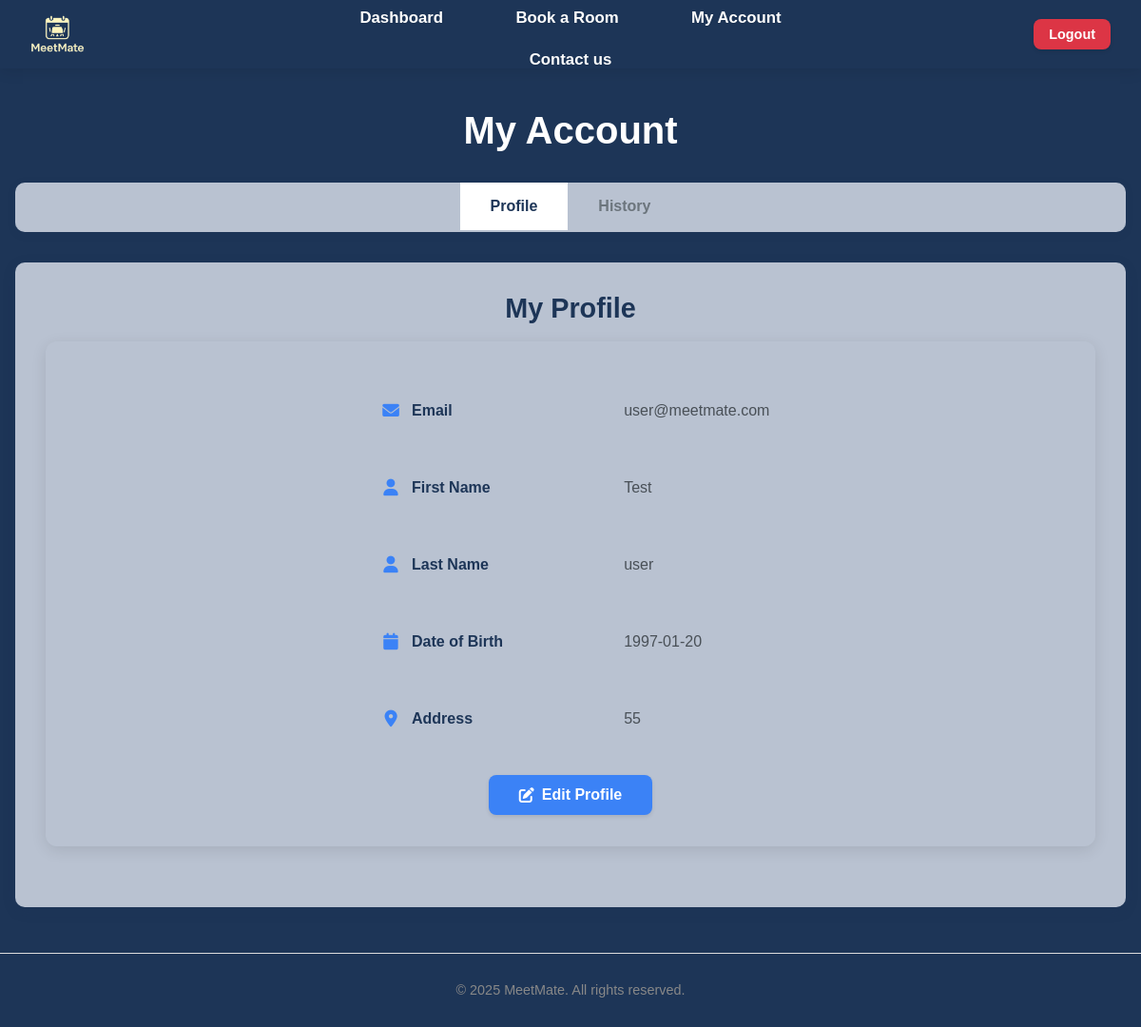
The app's page /my_account (signed in), older data.
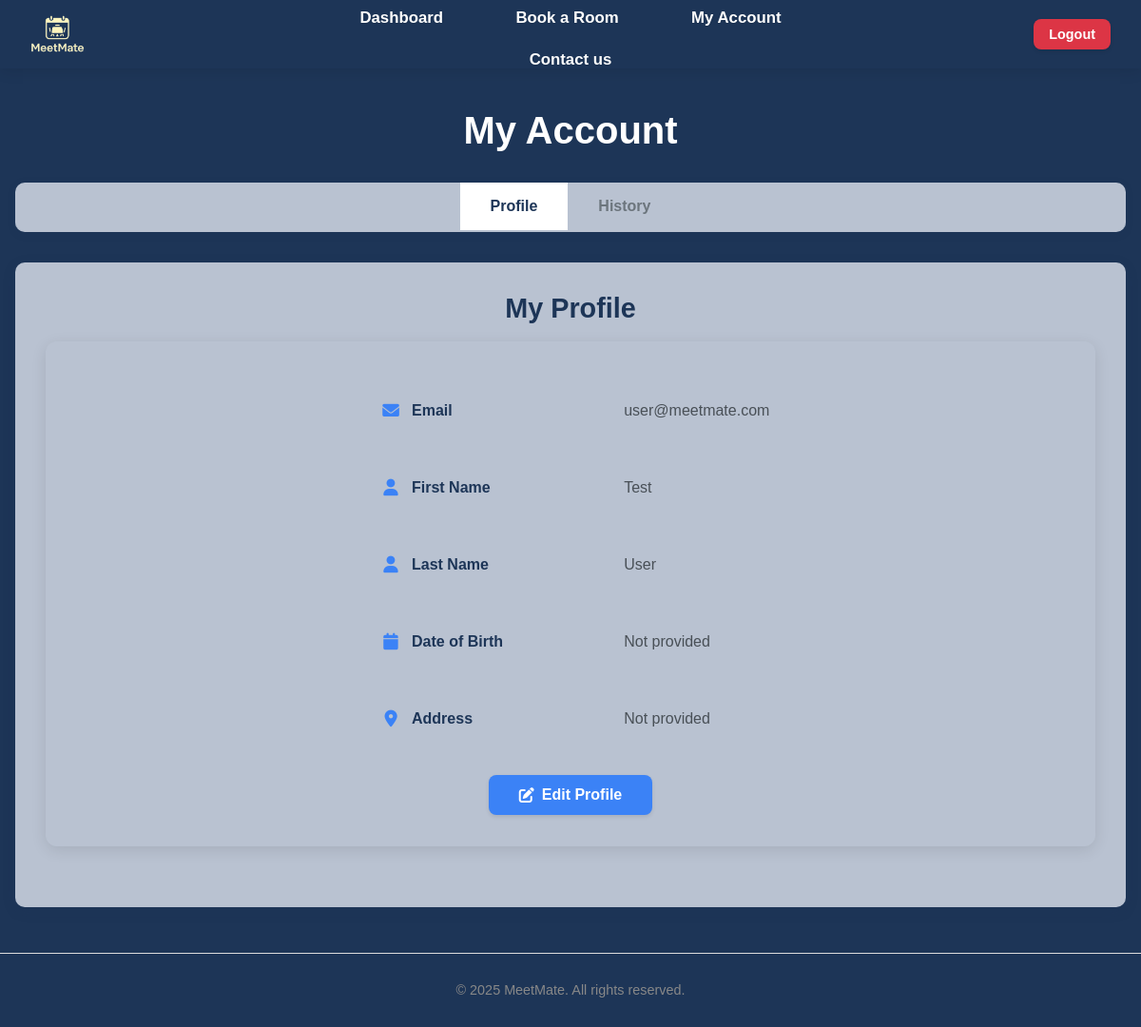
The same page, newer data.
### tables this page shows
CREATE TABLE users (
                id INTEGER PRIMARY KEY AUTOINCREMENT,
                username TEXT NOT NULL UNIQUE,
                email TEXT NOT NULL UNIQUE,
                password TEXT NOT NULL,
                firstname TEXT,
                lastname TEXT,
                dob TEXT,
                address TEXT,
                role TEXT DEFAULT 'user'
            );

### app.py (the view, shortened to what this page needs)
@app.route('/my_account', methods=['GET', 'POST'])
@login_required
def my_account():
    connection = get_database_connection()
    cursor = connection.cursor()
    user_id = session['user_id']
    user = get_user_by_id(user_id)
    if not user:
        flash('User not found', 'error')
        return redirect(url_for('logout'))
    now = datetime.now()
    current_date = now.date()
    current_time = now.time()
    from datetime import date, timedelta
    today = date.today()
    today_str = today.strftime('%Y-%m-%d')
    today_date = today.strftime('%B %d, %Y')
    tomorrow = today + timedelta(days=1)
    next_week = today + timedelta(days=7)
    tomorrow_str = tomorrow.strftime('%Y-%m-%d')
    next_week_str = next_week.strftime('%Y-%m-%d')
    cursor.execute('''
        SELECT
            b.id,
            b.date,
            b.time_start,
            b.time_end,
            b.notes,
            r.name as room_name,
            r.location as room_location
        FROM bookings b
        JOIN rooms r ON b.room_id = r.id
        WHERE b.user_id = ? AND b.date = ?
        ORDER BY b.time_start
    ''', (user_id, today_str))
    user_today_bookings = []
    for row in cursor.fetchall():
        booking = dict(row)
        booking_date = date.fromisoformat(booking['date'])
        booking_start_time = time.fromisoformat(booking['time_start'] + ':00' if len(booking['time_start']) == 5 else booking['time_start'])
        if booking_date == current_date:
            booking['can_cancel'] = current_time < booking_start_time
            booking['status'] = 'Complete' if current_time >= booking_start_time else None
        else:
            booking['can_cancel'] = True
            booking['status'] = None
        user_today_bookings.append(booking)
    cursor.execute('''
        SELECT
            b.id,
            b.date,
            b.time_start,
            b.time_end,
            b.notes,
            r.name as room_name,
            r.location as room_location
        FROM bookings b
        JOIN rooms r ON b.room_id = r.id
        WHERE b.user_id = ? AND b.date >= ? AND b.date <= ?
        ORDER BY b.date, b.time_start
        LIMIT 10
    ''', (user_id, tomorrow_str, next_week_str))
    user_upcoming_bookings = []
    for row in cursor.fetchall():
        booking = dict(row)
        booking_date = date.fromisoformat(booking['date'])
        booking['formatted_date'] = booking_date.strftime('%a, %b %d')
        booking['can_cancel'] = True
        booking['status'] = None
        user_upcoming_bookings.append(booking)
    user_bookings = get_user_bookings(user_id)
    for booking in user_bookings:
        booking_date = date.fromisoformat(booking['date'])
        booking_start_time = time.fromisoformat(booking['time_start'] + ':00' if len(booking['time_start']) == 5 else booking['time_start'])
        if booking_date > current_date:
            booking['can_cancel'] = True
            booking['status'] = 'Confirmed'
        elif booking_date == current_date:
            booking['can_cancel'] = current_time < booking_start_time
            booking['status'] = 'Complete' if current_time >= booking_start_time else 'Confirmed'
        else:
            booking['can_cancel'] = False
            booking['status'] = 'Complete'
    connection.close()
    return render_template('my_account.html',
                         user=user,
                         today_date=today_date,
                         user_today_bookings=user_today_bookings,
                         user_upcoming_bookings=user_upcoming_bookings,
                         bookings=user_bookings)

### app.py (called while the page is built)
def get_database_path():
    app_directory = app.root_path
    instance_directory = os.path.join(app_directory, 'instance')
    os.makedirs(instance_directory, exist_ok=True)
    database_path = os.path.join(instance_directory, 'meetmate.db')
    return database_path

def get_database_connection():
    db_path = get_database_path()
    connection = sqlite3.connect(db_path)
    connection.row_factory = sqlite3.Row
    return connection

def get_user_by_id(user_id):
    connection = get_database_connection()
    cursor = connection.cursor()
    cursor.execute("SELECT * FROM users WHERE id = ?", (user_id,))
    user = cursor.fetchone()
    connection.close()
    if user:
        return dict(user)
    return None

### templates/my_account.html (shortened to what this page needs)
{% extends "base.html" %}
{% block content %}
<div class="admin-dashboard">
    <h1>My Account</h1>
      <div class="admin-tabs">
        <button class="tab-btn active" data-tab="profile-tab">Profile</button>
        <button class="tab-btn" data-tab="history-tab">History</button>
    </div>      <div class="tab-content">
        <div id="profile-tab" class="tab-pane active">
            <div class="section-header">
                <h2>My Profile</h2>
            </div>
            <div class="profile-v2-container">
                <div id="profile-view-mode" class="profile-view-mode">
                    <div class="profile-field-row">
                        <div class="profile-field-label">
                            <i class="fas fa-envelope"></i>
                            <span>Email</span>
                        </div>
                        <div class="profile-field-value">
                            <span>{{ user.email }}</span>
                        </div>
                    </div>
                    <div class="profile-field-row">
                        <div class="profile-field-label">
                            <i class="fas fa-user"></i>
                            <span>First Name</span>
                        </div>
                        <div class="profile-field-value">
                            <span>{{ user.firstname or 'Not provided' }}</span>
                        </div>
                    </div>
                    <div class="profile-field-row">
                        <div class="profile-field-label">
                            <i class="fas fa-user"></i>
                            <span>Last Name</span>
                        </div>
                        <div class="profile-field-value">
                            <span>{{ user.lastname or 'Not provided' }}</span>
                        </div>
                    </div>
                    <div class="profile-field-row">
                        <div class="profile-field-label">
                            <i class="fas fa-calendar"></i>
                            <span>Date of Birth</span>
                        </div>
                        <div class="profile-field-value">
                            <span>{{ user.dob or 'Not provided' }}</span>
                        </div>
                    </div>
                    <div class="profile-field-row">
                        <div class="profile-field-label">
                            <i class="fas fa-map-marker-alt"></i>
                            <span>Address</span>
                        </div>
                        <div class="profile-field-value">
                            <span>{{ user.address or 'Not provided' }}</span>
                        </div>
                    </div>
                    <div class="profile-v2-actions">
                        <button type="button" class="btn btn-primary" id="edit-profile-btn">
                            <i class="fas fa-edit"></i> Edit Profile
                        </button>
                    </div>
                </div>
            </div>
        </div>
    </div>
</div>
{% endblock %}

Row changes from the older to the newer data that the page shows:
changed users "user@meetmate.com": lastname "user" → "User"; dob "1997-01-20" → (not shown); address "55" → (not shown)
Text that changed along with them:
{{ user.dob or 'Not provided' }}: (not shown) → "Not provided"
{{ user.address or 'Not provided' }}: (not shown) → "Not provided"
